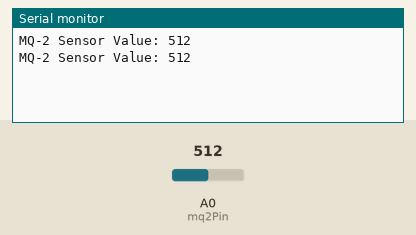
A sketch run on a simulated Arduino Uno, built with avr-gcc and run on an emulated ATmega328P. Parts: the last lines printed to the serial monitor. The inputs (shaded band) are chosen by the test bench; at power-on: A0 (mq2Pin) = 512.

Above: at 1.8 s.
1.9 s: A0 (mq2Pin) set to 716
At 2.8 s:
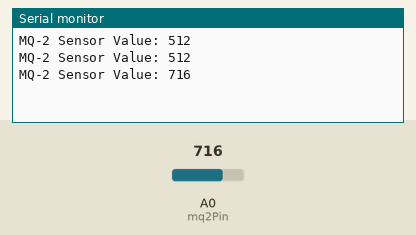
3.4 s: A0 (mq2Pin) set to 900
At 4.8 s:
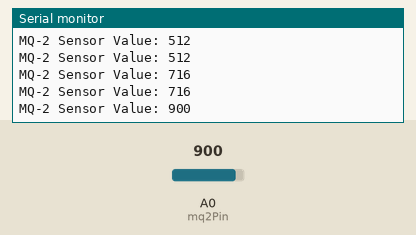
Timing chart, 0 to 6.4 s (numbered marks = the images above; inputs shaded):
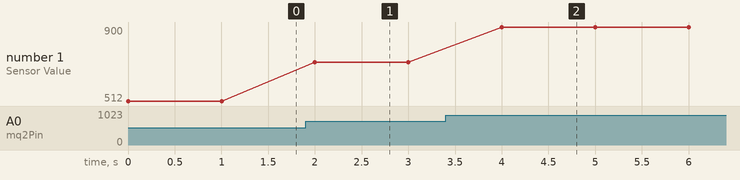

Measured:
- after the input at 1.9 s, the serial monitor: prints a new line after 0.10 s (image 1)
- after the input at 3.4 s, the serial monitor: prints a new line after 0.60 s (image 2)
- plotted number 1: 512 → 716 after the input at 1.9 s, 716 → 900 after the input at 3.4 s

The sketch:

MQ2_sensor_value_reading.ino
```cpp
//Pin Connections for MQ-2 Sensor:
//VCC → 5V (Arduino)
//GND → GND (Arduino)
//A0 (Analog Output) → A0 (Arduino Analog Pin)


// Pin Definitions
const int mq2Pin = A0;  // Analog pin for MQ-2 sensor

void setup() {
  // Initialize the Serial Monitor to display the sensor readings
  Serial.begin(9600);
  pinMode(mq2Pin, INPUT);
}

void loop() {
  // Read the analog value from the MQ-2 sensor
  int sensorValue = analogRead(mq2Pin);

  // Print the sensor value to the Serial Monitor
  Serial.print("MQ-2 Sensor Value: ");
  Serial.println(sensorValue);

  // Add a small delay between readings
  delay(1000); // 1 second delay
}
```
